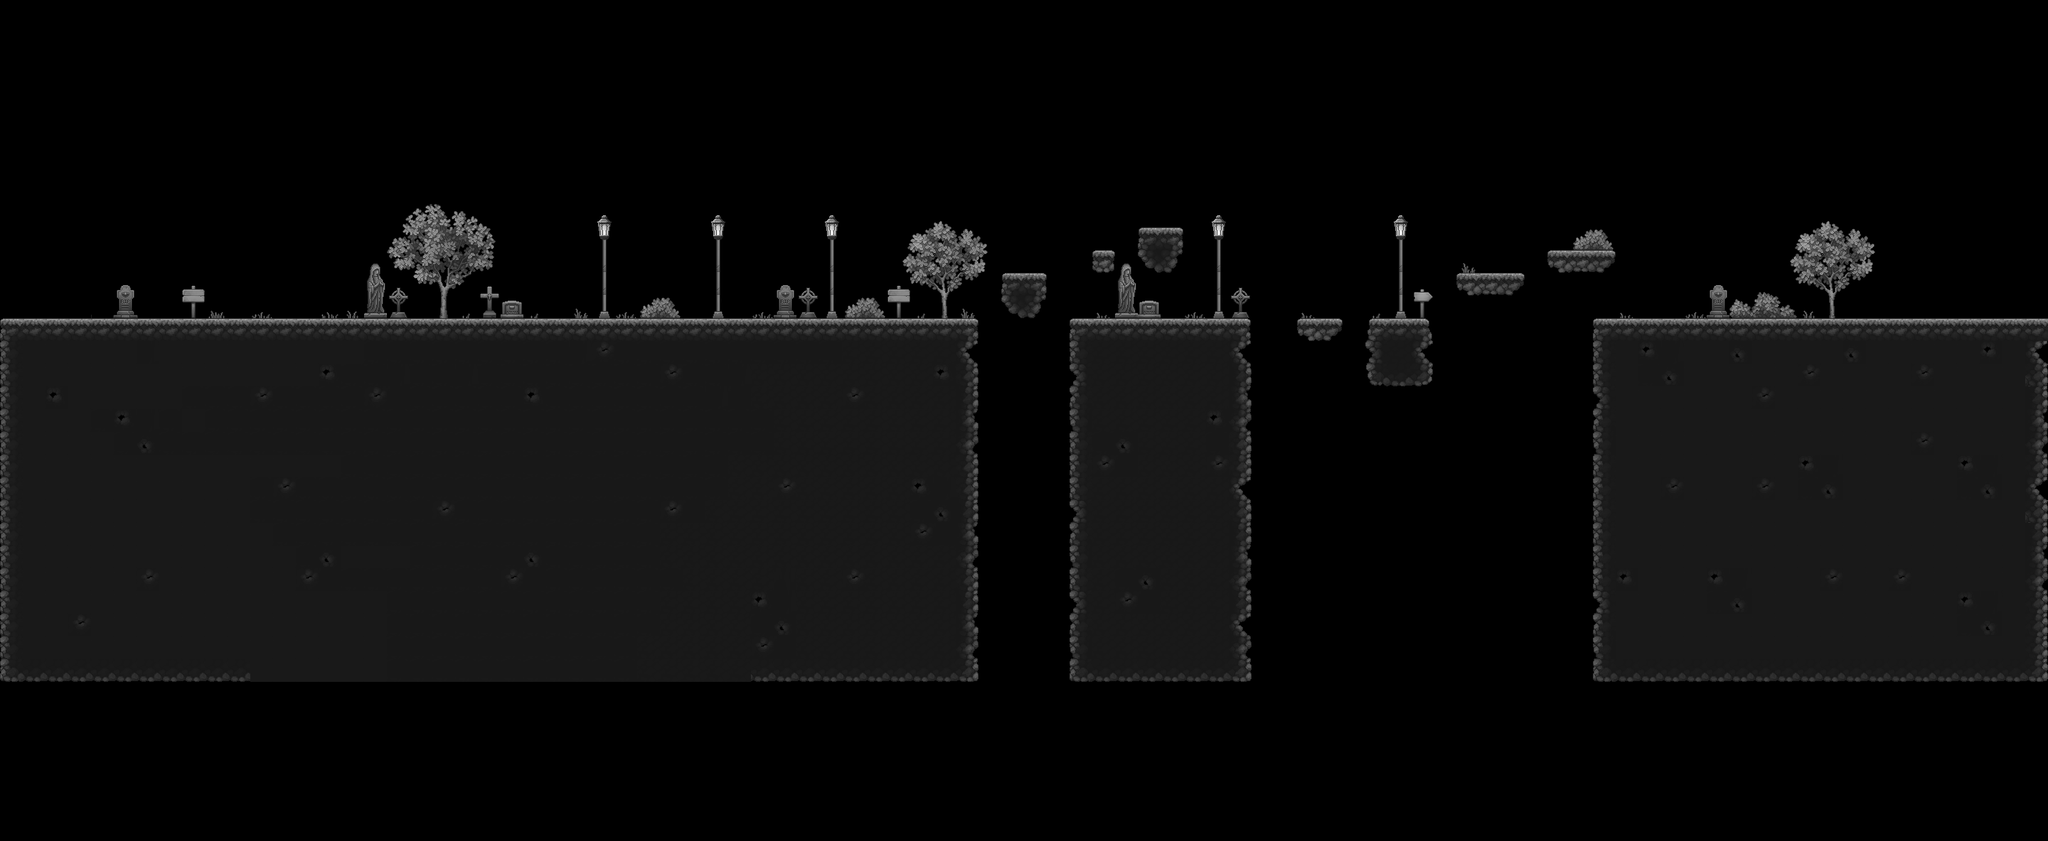

A 2D game scene composited from a Tiled map and its tileset images. What follows is a short description and the map's XML, with each tile layer's data collapsed to a summary:
An orthogonal 90x37 tile map with 32x32 px tiles, 2 tile layers (Terreno, Decoracion), 6 tilesets and 16 objects (Plat, trigger, death, c1, c2, ...).

<map version="1.10" tiledversion="1.11.2" orientation="orthogonal" renderorder="left-down" width="90" height="37" tilewidth="32" tileheight="32" infinite="0" nextlayerid="15" nextobjectid="53">
 <tileset firstgid="1" source="../assets/TX Tileset Ground.tsx" />
 <tileset firstgid="257" name="TX Village Props" tilewidth="32" tileheight="32" tilecount="1024" columns="32">
  <image source="../assets/TX Village Props.png" width="1024" height="1024" />
 </tileset>
 <tileset firstgid="1281" source="../assets/Lantern 7 Small - Silver and Orange_019.tsx" />
 <tileset firstgid="1282" source="../assets/lamp.tsx" />
 <tileset firstgid="1283" source="../assets/tiles.tsx" />
 <tileset firstgid="1539" source="../assets/Props_changed.tsx" />
 <layer id="1" name="Terreno" width="90" height="37">
  <data>[3330 cells, 1178 non-empty, 46 distinct tile ids]</data>
 </layer>
 <objectgroup id="12" name="platforms">
  <properties>
   <property name="platform_layer" value="True" />
  </properties>
  <object id="43" name="Plat" x="1576.75" y="371.25" width="15.375" height="0.75" />
 </objectgroup>
 <objectgroup id="10" name="triggers">
  <object id="11" name="end_of_phase" type="trigger" x="2574.64" y="286.232" width="229.083" height="156.741" />
  <object id="44" name="death" x="1288" y="494.667" width="986.667" height="4" />
 </objectgroup>
 <objectgroup id="14" name="checkpoints" class="c1">
  <object id="47" name="c1" x="132" y="280" width="121.333" height="165.333" />
  <object id="48" name="c2" x="1248.67" y="297.334" width="106.667" height="149.333" />
  <object id="50" name="c3" x="2426.67" y="269.333" width="98.6667" height="169.333" />
 </objectgroup>
 <objectgroup id="9" name="lampposts">
  <object id="22" name="lamppost1" x="850" y="324.333">
   <point />
  </object>
  <object id="23" name="lamppost2" x="1010.25" y="323.833">
   <point />
  </object>
  <object id="24" name="lamppost3" x="1170.33" y="323.667">
   <point />
  </object>
  <object id="35" name="lamppost4" x="1713.84" y="323.667">
   <point />
  </object>
  <object id="36" name="lamppost5" x="1970" y="323.833">
   <point />
  </object>
 </objectgroup>
 <objectgroup id="11" name="fireflies_v">
  <object id="28" name="firefly1" x="1439.34" y="367.333">
   <point />
  </object>
  <object id="29" name="firefly2" x="1632" y="303.333">
   <point />
  </object>
  <object id="34" name="firefly3" x="1854.67" y="436.667">
   <point />
  </object>
 </objectgroup>
 <objectgroup id="13" name="fireflies_h">
  <object id="31" name="firefly4" x="2092" y="367.333">
   <point />
  </object>
  <object id="32" name="firefly5" x="2218" y="338.667">
   <point />
  </object>
 </objectgroup>
 <layer id="4" name="Decoracion" width="90" height="37">
  <properties>
   <property name="render_as_image" value="True" />
  </properties>
  <data>[3330 cells, 239 non-empty, 83 distinct tile ids]</data>
 </layer>
</map>
